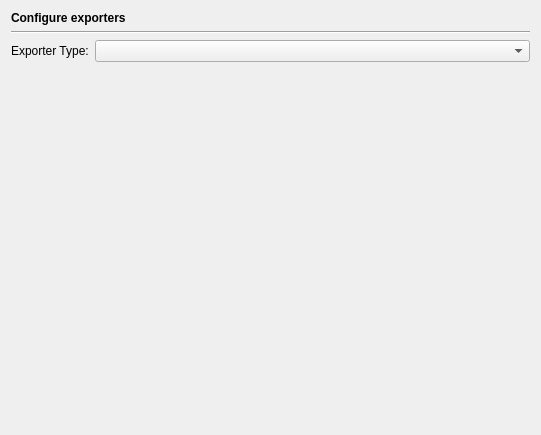
<?xml version="1.0" encoding="UTF-8"?>
<ui version="4.0">
 <class>EditorExportersPage</class>
 <widget class="QWidget" name="EditorExportersPage">
  <property name="geometry">
   <rect>
    <x>0</x>
    <y>0</y>
    <width>537</width>
    <height>435</height>
   </rect>
  </property>
  <property name="windowTitle">
   <string/>
  </property>
  <layout class="QVBoxLayout" name="verticalLayout_10">
   <item>
    <widget class="QLabel" name="headerLabel">
     <property name="text">
      <string>&lt;b&gt;Configure exporters&lt;/b&gt;</string>
     </property>
    </widget>
   </item>
   <item>
    <widget class="Line" name="line1">
     <property name="frameShape">
      <enum>QFrame::HLine</enum>
     </property>
     <property name="frameShadow">
      <enum>QFrame::Sunken</enum>
     </property>
     <property name="orientation">
      <enum>Qt::Horizontal</enum>
     </property>
    </widget>
   </item>
   <item>
    <layout class="QHBoxLayout">
     <item>
      <widget class="QLabel" name="TextLabel1_3">
       <property name="text">
        <string>Exporter Type:</string>
       </property>
       <property name="buddy">
        <cstring></cstring>
       </property>
      </widget>
     </item>
     <item>
      <widget class="QComboBox" name="exportersCombo">
       <property name="sizePolicy">
        <sizepolicy hsizetype="Expanding" vsizetype="Fixed">
         <horstretch>0</horstretch>
         <verstretch>0</verstretch>
        </sizepolicy>
       </property>
       <property name="toolTip">
        <string>Select the exporter to be configured.</string>
       </property>
      </widget>
     </item>
    </layout>
   </item>
   <item>
    <widget class="QStackedWidget" name="stackedWidget">
     <property name="currentIndex">
      <number>0</number>
     </property>
     <widget class="QWidget" name="emptyPage"/>
     <widget class="QWidget" name="htmlPage">
      <layout class="QVBoxLayout" name="verticalLayout_4">
       <property name="leftMargin">
        <number>0</number>
       </property>
       <property name="rightMargin">
        <number>0</number>
       </property>
       <item>
        <widget class="QGroupBox" name="groupBox_2">
         <property name="title">
          <string/>
         </property>
         <layout class="QVBoxLayout" name="verticalLayout_3">
          <item>
           <widget class="QCheckBox" name="htmlWysiwygCheckBox">
            <property name="toolTip">
             <string>Select to export in WYSIWYG mode</string>
            </property>
            <property name="text">
             <string>Use WYSIWYG mode</string>
            </property>
           </widget>
          </item>
          <item>
           <widget class="QCheckBox" name="htmlFoldingCheckBox">
            <property name="toolTip">
             <string>Select to include folding functionality</string>
            </property>
            <property name="text">
             <string>Include folding functionality</string>
            </property>
           </widget>
          </item>
          <item>
           <widget class="QCheckBox" name="htmlStylesCheckBox">
            <property name="toolTip">
             <string>Select to include only used styles</string>
            </property>
            <property name="text">
             <string>Include only used styles</string>
            </property>
           </widget>
          </item>
          <item>
           <widget class="QCheckBox" name="htmlTitleCheckBox">
            <property name="toolTip">
             <string>Select to use the full pathname as the document title</string>
            </property>
            <property name="text">
             <string>Use full pathname as document title</string>
            </property>
           </widget>
          </item>
          <item>
           <widget class="QCheckBox" name="htmlTabsCheckBox">
            <property name="toolTip">
             <string>Select to use tabs in the generated file</string>
            </property>
            <property name="text">
             <string>Use tabs</string>
            </property>
           </widget>
          </item>
         </layout>
        </widget>
       </item>
       <item>
        <spacer>
         <property name="orientation">
          <enum>Qt::Vertical</enum>
         </property>
         <property name="sizeHint" stdset="0">
          <size>
           <width>507</width>
           <height>21</height>
          </size>
         </property>
        </spacer>
       </item>
      </layout>
     </widget>
     <widget class="QWidget" name="odtPage">
      <layout class="QVBoxLayout" name="verticalLayout_2">
       <property name="leftMargin">
        <number>0</number>
       </property>
       <property name="rightMargin">
        <number>0</number>
       </property>
       <item>
        <widget class="QGroupBox" name="groupBox_3">
         <property name="title">
          <string/>
         </property>
         <layout class="QVBoxLayout" name="verticalLayout">
          <item>
           <widget class="QCheckBox" name="odtWysiwygCheckBox">
            <property name="toolTip">
             <string>Select to export in WYSIWYG mode</string>
            </property>
            <property name="text">
             <string>Use WYSIWYG mode</string>
            </property>
           </widget>
          </item>
          <item>
           <widget class="QCheckBox" name="odtStylesCheckBox">
            <property name="toolTip">
             <string>Select to include only used styles</string>
            </property>
            <property name="text">
             <string>Include only used styles</string>
            </property>
           </widget>
          </item>
          <item>
           <widget class="QCheckBox" name="odtTabsCheckBox">
            <property name="toolTip">
             <string>Select to use tabs in the generated file</string>
            </property>
            <property name="text">
             <string>Use tabs</string>
            </property>
           </widget>
          </item>
         </layout>
        </widget>
       </item>
       <item>
        <spacer name="spacer">
         <property name="orientation">
          <enum>Qt::Vertical</enum>
         </property>
         <property name="sizeHint" stdset="0">
          <size>
           <width>498</width>
           <height>136</height>
          </size>
         </property>
        </spacer>
       </item>
      </layout>
     </widget>
     <widget class="QWidget" name="pdfPage">
      <layout class="QVBoxLayout" name="verticalLayout_5">
       <property name="leftMargin">
        <number>0</number>
       </property>
       <property name="rightMargin">
        <number>0</number>
       </property>
       <item>
        <widget class="QGroupBox" name="groupBox_4">
         <property name="title">
          <string/>
         </property>
         <layout class="QGridLayout" name="gridLayout">
          <item row="0" column="0">
           <widget class="QLabel" name="label">
            <property name="text">
             <string>Magnification:</string>
            </property>
           </widget>
          </item>
          <item row="0" column="1">
           <widget class="QSlider" name="pdfMagnificationSlider">
            <property name="toolTip">
             <string>Select the magnification value to be added to the font sizes of the styles</string>
            </property>
            <property name="maximum">
             <number>20</number>
            </property>
            <property name="orientation">
             <enum>Qt::Horizontal</enum>
            </property>
           </widget>
          </item>
          <item row="0" column="2">
           <widget class="QLCDNumber" name="pdfMagnificationLCD">
            <property name="toolTip">
             <string>Displays the selected magnification value</string>
            </property>
            <property name="digitCount">
             <number>2</number>
            </property>
            <property name="segmentStyle">
             <enum>QLCDNumber::Flat</enum>
            </property>
           </widget>
          </item>
          <item row="1" column="0">
           <widget class="QLabel" name="label_2">
            <property name="text">
             <string>Font:</string>
            </property>
           </widget>
          </item>
          <item row="1" column="1" colspan="2">
           <widget class="QComboBox" name="pdfFontCombo">
            <property name="toolTip">
             <string>Select the font from the list</string>
            </property>
           </widget>
          </item>
          <item row="2" column="0">
           <widget class="QLabel" name="label_3">
            <property name="text">
             <string>Pagesize:</string>
            </property>
           </widget>
          </item>
          <item row="2" column="1" colspan="2">
           <widget class="QComboBox" name="pdfPageSizeCombo">
            <property name="toolTip">
             <string>Select the page size from the list</string>
            </property>
           </widget>
          </item>
          <item row="3" column="0" colspan="3">
           <layout class="QHBoxLayout" name="horizontalLayout">
            <item>
             <widget class="QGroupBox" name="groupBox">
              <property name="title">
               <string>Margins</string>
              </property>
              <layout class="QGridLayout">
               <item row="0" column="1">
                <widget class="QSpinBox" name="pdfMarginTopSpin">
                 <property name="toolTip">
                  <string>Select the top margin in points (72 pt == 1&quot;)</string>
                 </property>
                 <property name="maximum">
                  <number>288</number>
                 </property>
                </widget>
               </item>
               <item row="1" column="0">
                <widget class="QSpinBox" name="pdfMarginLeftSpin">
                 <property name="toolTip">
                  <string>Select the left margin in points (72 pt == 1&quot;)</string>
                 </property>
                 <property name="maximum">
                  <number>288</number>
                 </property>
                </widget>
               </item>
               <item row="1" column="2">
                <widget class="QSpinBox" name="pdfMarginRightSpin">
                 <property name="toolTip">
                  <string>Select the right margin in points (72 pt == 1&quot;)</string>
                 </property>
                 <property name="maximum">
                  <number>288</number>
                 </property>
                </widget>
               </item>
               <item row="2" column="1">
                <widget class="QSpinBox" name="pdfMarginBottomSpin">
                 <property name="toolTip">
                  <string>Select the bottom margin in points (72 pt == 1&quot;)</string>
                 </property>
                 <property name="maximum">
                  <number>288</number>
                 </property>
                </widget>
               </item>
              </layout>
             </widget>
            </item>
            <item>
             <spacer name="horizontalSpacer">
              <property name="orientation">
               <enum>Qt::Horizontal</enum>
              </property>
              <property name="sizeHint" stdset="0">
               <size>
                <width>40</width>
                <height>20</height>
               </size>
              </property>
             </spacer>
            </item>
           </layout>
          </item>
         </layout>
        </widget>
       </item>
       <item>
        <spacer>
         <property name="orientation">
          <enum>Qt::Vertical</enum>
         </property>
         <property name="sizeHint" stdset="0">
          <size>
           <width>20</width>
           <height>21</height>
          </size>
         </property>
        </spacer>
       </item>
      </layout>
     </widget>
     <widget class="QWidget" name="rtfPage">
      <layout class="QVBoxLayout" name="verticalLayout_7">
       <property name="leftMargin">
        <number>0</number>
       </property>
       <property name="rightMargin">
        <number>0</number>
       </property>
       <item>
        <widget class="QGroupBox" name="groupBox_5">
         <property name="title">
          <string/>
         </property>
         <layout class="QVBoxLayout" name="verticalLayout_6">
          <item>
           <widget class="QCheckBox" name="rtfWysiwygCheckBox">
            <property name="toolTip">
             <string>Select to export in WYSIWYG mode</string>
            </property>
            <property name="text">
             <string>Use WYSIWYG mode</string>
            </property>
           </widget>
          </item>
          <item>
           <layout class="QHBoxLayout">
            <item>
             <widget class="QPushButton" name="rtfFontButton">
              <property name="toolTip">
               <string>Press to select the font for the RTF export</string>
              </property>
              <property name="text">
               <string>Select Font</string>
              </property>
             </widget>
            </item>
            <item>
             <widget class="QLineEdit" name="rtfFontSample">
              <property name="focusPolicy">
               <enum>Qt::NoFocus</enum>
              </property>
              <property name="text">
               <string>Font for RTF export</string>
              </property>
              <property name="alignment">
               <set>Qt::AlignHCenter</set>
              </property>
              <property name="readOnly">
               <bool>true</bool>
              </property>
             </widget>
            </item>
           </layout>
          </item>
          <item>
           <widget class="QCheckBox" name="rtfTabsCheckBox">
            <property name="toolTip">
             <string>Select to use tabs in the generated file</string>
            </property>
            <property name="text">
             <string>Use tabs</string>
            </property>
           </widget>
          </item>
         </layout>
        </widget>
       </item>
       <item>
        <spacer>
         <property name="orientation">
          <enum>Qt::Vertical</enum>
         </property>
         <property name="sizeHint" stdset="0">
          <size>
           <width>451</width>
           <height>21</height>
          </size>
         </property>
        </spacer>
       </item>
      </layout>
     </widget>
     <widget class="QWidget" name="texPage">
      <layout class="QVBoxLayout" name="verticalLayout_9">
       <property name="leftMargin">
        <number>0</number>
       </property>
       <property name="rightMargin">
        <number>0</number>
       </property>
       <item>
        <widget class="QGroupBox" name="groupBox_6">
         <property name="title">
          <string/>
         </property>
         <layout class="QVBoxLayout" name="verticalLayout_8">
          <item>
           <widget class="QCheckBox" name="texStylesCheckBox">
            <property name="toolTip">
             <string>Select to include only used styles</string>
            </property>
            <property name="text">
             <string>Include only used styles</string>
            </property>
           </widget>
          </item>
          <item>
           <widget class="QCheckBox" name="texTitleCheckBox">
            <property name="toolTip">
             <string>Select to use the full pathname as the document title</string>
            </property>
            <property name="text">
             <string>Use full pathname as document title</string>
            </property>
           </widget>
          </item>
         </layout>
        </widget>
       </item>
       <item>
        <spacer>
         <property name="orientation">
          <enum>Qt::Vertical</enum>
         </property>
         <property name="sizeHint" stdset="0">
          <size>
           <width>507</width>
           <height>21</height>
          </size>
         </property>
        </spacer>
       </item>
      </layout>
     </widget>
    </widget>
   </item>
   <item>
    <spacer>
     <property name="orientation">
      <enum>Qt::Vertical</enum>
     </property>
     <property name="sizeHint" stdset="0">
      <size>
       <width>519</width>
       <height>21</height>
      </size>
     </property>
    </spacer>
   </item>
  </layout>
 </widget>
 <tabstops>
  <tabstop>exportersCombo</tabstop>
  <tabstop>htmlWysiwygCheckBox</tabstop>
  <tabstop>htmlFoldingCheckBox</tabstop>
  <tabstop>htmlStylesCheckBox</tabstop>
  <tabstop>htmlTitleCheckBox</tabstop>
  <tabstop>htmlTabsCheckBox</tabstop>
  <tabstop>odtWysiwygCheckBox</tabstop>
  <tabstop>odtStylesCheckBox</tabstop>
  <tabstop>odtTabsCheckBox</tabstop>
  <tabstop>pdfMagnificationSlider</tabstop>
  <tabstop>pdfFontCombo</tabstop>
  <tabstop>pdfPageSizeCombo</tabstop>
  <tabstop>pdfMarginTopSpin</tabstop>
  <tabstop>pdfMarginLeftSpin</tabstop>
  <tabstop>pdfMarginRightSpin</tabstop>
  <tabstop>pdfMarginBottomSpin</tabstop>
  <tabstop>rtfWysiwygCheckBox</tabstop>
  <tabstop>rtfFontButton</tabstop>
  <tabstop>rtfTabsCheckBox</tabstop>
  <tabstop>texStylesCheckBox</tabstop>
  <tabstop>texTitleCheckBox</tabstop>
 </tabstops>
 <resources/>
 <connections>
  <connection>
   <sender>rtfWysiwygCheckBox</sender>
   <signal>toggled(bool)</signal>
   <receiver>rtfFontButton</receiver>
   <slot>setDisabled(bool)</slot>
   <hints>
    <hint type="sourcelabel">
     <x>57</x>
     <y>83</y>
    </hint>
    <hint type="destinationlabel">
     <x>59</x>
     <y>117</y>
    </hint>
   </hints>
  </connection>
  <connection>
   <sender>rtfWysiwygCheckBox</sender>
   <signal>toggled(bool)</signal>
   <receiver>rtfFontSample</receiver>
   <slot>setDisabled(bool)</slot>
   <hints>
    <hint type="sourcelabel">
     <x>216</x>
     <y>86</y>
    </hint>
    <hint type="destinationlabel">
     <x>217</x>
     <y>115</y>
    </hint>
   </hints>
  </connection>
  <connection>
   <sender>pdfMagnificationSlider</sender>
   <signal>sliderMoved(int)</signal>
   <receiver>pdfMagnificationLCD</receiver>
   <slot>display(int)</slot>
   <hints>
    <hint type="sourcelabel">
     <x>174</x>
     <y>86</y>
    </hint>
    <hint type="destinationlabel">
     <x>331</x>
     <y>91</y>
    </hint>
   </hints>
  </connection>
  <connection>
   <sender>pdfMagnificationSlider</sender>
   <signal>valueChanged(int)</signal>
   <receiver>pdfMagnificationLCD</receiver>
   <slot>display(int)</slot>
   <hints>
    <hint type="sourcelabel">
     <x>140</x>
     <y>87</y>
    </hint>
    <hint type="destinationlabel">
     <x>332</x>
     <y>96</y>
    </hint>
   </hints>
  </connection>
 </connections>
</ui>
